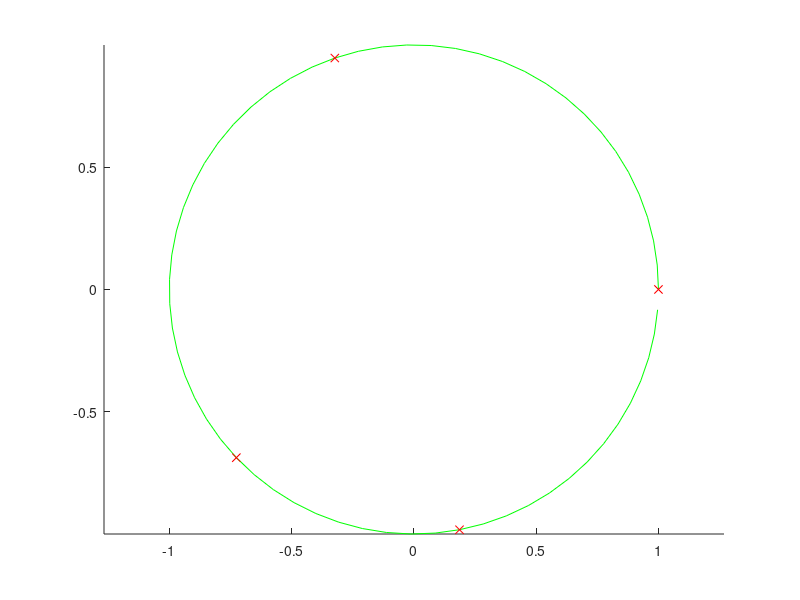

The MATLAB script that drew this image: (Note: this script raises an error after producing the figure.)
x = 0:0.1:2*pi;
P0 = [cos(x)',sin(x)']; %original points
P = size(P0)
KP0 = [P0(1,:);P0(20,:);P0(40,:);P0(50,:)]; %key points
%KP1 = KP0 + [1,0;0,0;0,0;0,0];

hold on;
axis equal;
plot(P0(:,1),P0(:,2),'-g');
plot(KP0(:,1),KP0(:,2),'xr');

H = zeros(size(P0,1),size(KP0,1)); %number of original points (rows) x number of keypoints (columns)
for i=1:size(P0,1)
    for j=1:size(KP0,1)
        H(i,j)=rbfbasis(norm(P0(i,:)-KP0(j,:)));%evaluate all points' distances to key points
    end
end

% Solve for the weights w_i
w = inv(H'*H)*H'*P0;%"fake" inverse because matrix isn't square


% This is flawed! You need to replace P0 with the points in the target
% model
P1 = rbfeval(KP1, w, P0);

plot(P1(:,1),P1(:,2),'-r');
plot(KP1(:,1),KP1(:,2),'ob');
hold off;

